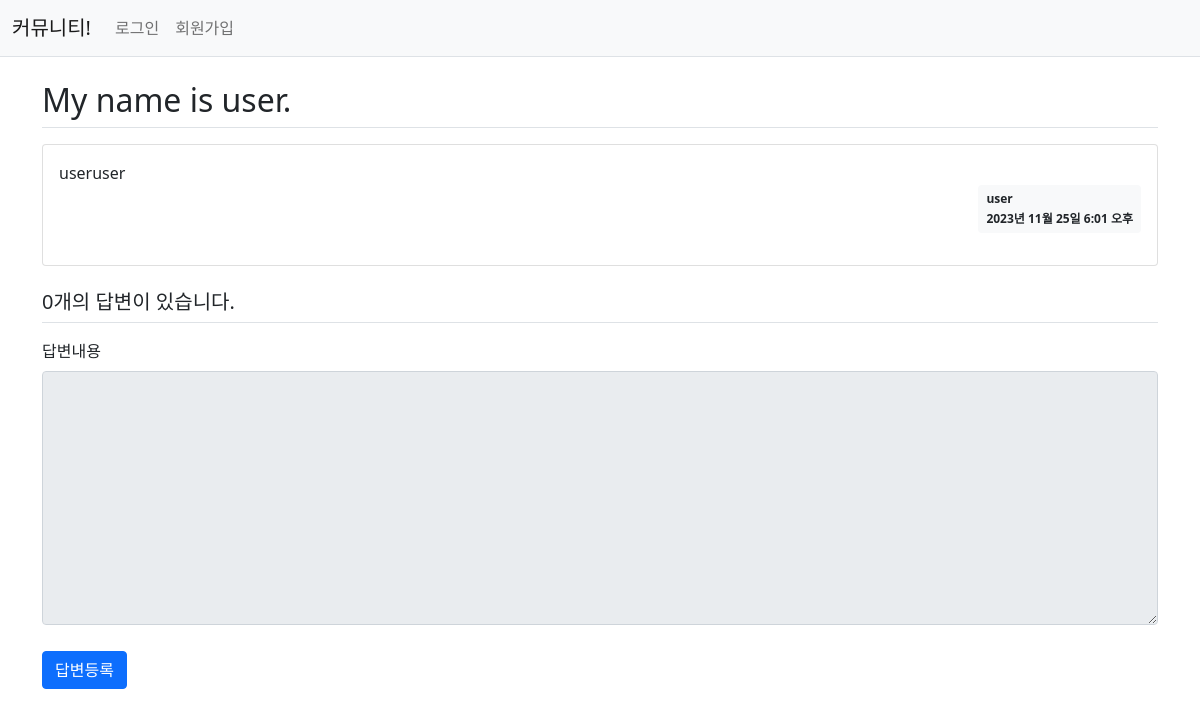
Page /pybo/307/ on the earlier database version.
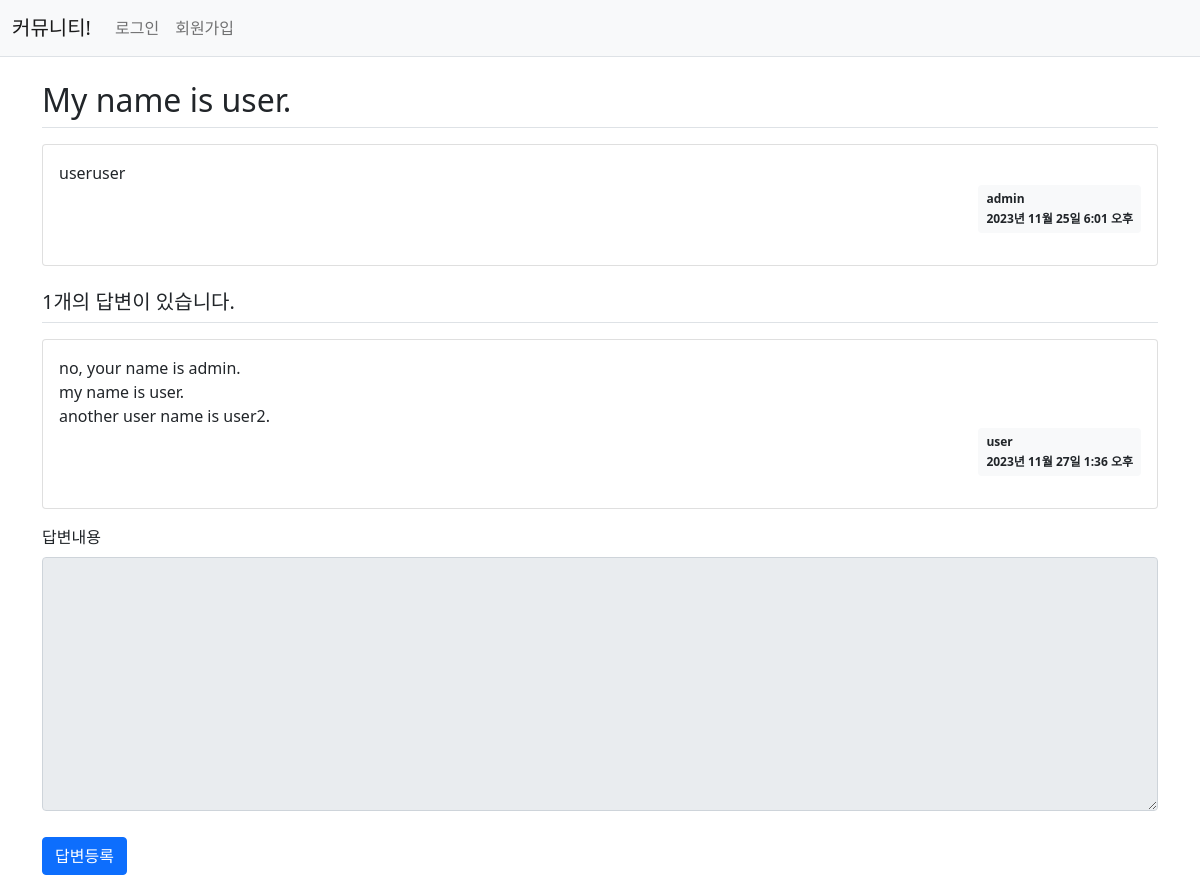
Same page on the later database version.
### pybo/models.py (models this page shows)
class Question(models.Model):
    author = models.ForeignKey(User, on_delete=models.CASCADE)
    subject = models.CharField(max_length=200)
    content = models.TextField()
    create_date = models.DateTimeField()
    modify_date = models.DateTimeField(null=True, blank=True)

class Answer(models.Model):
    author = models.ForeignKey(User, on_delete=models.CASCADE)
    question = models.ForeignKey(Question, on_delete=models.CASCADE)
    content = models.TextField()
    create_date = models.DateTimeField()
    modify_date = models.DateTimeField(null=True, blank=True)

### pybo/views/base_views.py (the view)
def detail(request, question_id):
    question = get_object_or_404(Question, pk=question_id)
    context = {'question': question}
    return render(request, 'pybo/question_detail.html', context)

### templates/pybo/question_detail.html (shortened to what this page needs)
{% extends 'base.html' %}
{% block content %}
<div class="container my-3">
    <h2 class="border-bottom py-2">{{ question.subject }}</h2>
    <div class="card my-3">
        <div class="card-body">
            <div class="card-text" style="white-space: pre-line;">{{ question.content }}</div>
            <div class="d-flex justify-content-end">
                <div class="badge bg-light text-dark p-2 text-start">
                    <div class="mb-2">{{ question.author.username }}</div>
                    <div> {{ question.create_date }}</div>
                </div>
            </div>
        </div>
    </div>
    <h5 class="border-bottom my-3 py-2">{{question.answer_set.count}}개의 답변이 있습니다.</h5>
    {% for answer in question.answer_set.all %}
    <div class="card my-3">
        <div class="card-body">
            <div class="card-text" style="white-space: pre-line;">{{ answer.content }}</div>
            <div class="d-flex justify-content-end">
                <div class="badge bg-light text-dark p-2 text-start">
                <div class="mb-2"> {{ answer.author.username }} </div>
                    <div>{{ answer.create_date }}</div>
                </div>
            </div>
        </div>
    </div>
    {% endfor %}
    <form action="{% url 'pybo:answer_create' question.id %}" method="post" class="my-3">
        <div class="mb-3">
            <label for="content" class="form-label">답변내용</label>
            <textarea {% if not user.is_authenticated %}disabled{% endif %}
              name="content" id="content" class="form-control" rows="10"></textarea>
        </div>
        <input type="submit" value="답변등록" class="btn btn-primary">
    </form>
</div>
{% endblock %}

### templates/base.html (shortened to what this page needs)
{% load static %}
<!doctype html>
<html lang="ko">
<head>
    <link rel="stylesheet" type="text/css" href="{% static 'bootstrap.min.css' %}">
    <link rel="stylesheet" type="text/css" href="{% static 'style.css' %}">
</head>
<body>
{% include "navbar.html" %}
{% block content %}
{% endblock %}
</body>
</html>

### templates/navbar.html (shortened to what this page needs)
<nav class="navbar navbar-expand-lg navbar-light bg-light border-bottom">
    <div class="container-fluid">
        <a class="navbar-brand" href="{% url 'pybo:index' %}">커뮤니티!</a>
        <div class="collapse navbar-collapse" id="navbarSupportedContent">
            <ul class="navbar-nav me-auto mb-2 mb-lg-0">
                <li class="nav-item">
                    {% if user.is_authenticated %}
                    <a class="nav-link" href="{% url 'common:logout' %}">{{ user.username }} (로그아웃)</a>
                    {% else %}
                    <a class="nav-link" href="{% url 'common:login' %}">로그인</a>
                    {% endif %}
                </li>
                <li>
                    {% if not user.is_authenticated %}
                    <a class="nav-link" href="{% url 'common:signup' %}">회원가입</a>
                    {% endif %}
                </li>
            </ul>
        </div>
    </div>
</nav>

### static/style.css (style rules this page uses)
textarea { width:100%; }
input[type=submit] { margin-top:10px; }

Differences in the rows shown:
changed Question "My name is user.": author.username "user" → "admin"; answer_set.count "0" → "1"
added Answer: content "no, your name is admin. my name is user. another user name is user2.", author.username "user", create_date "2023년 11월 27일 1:36 오후"
